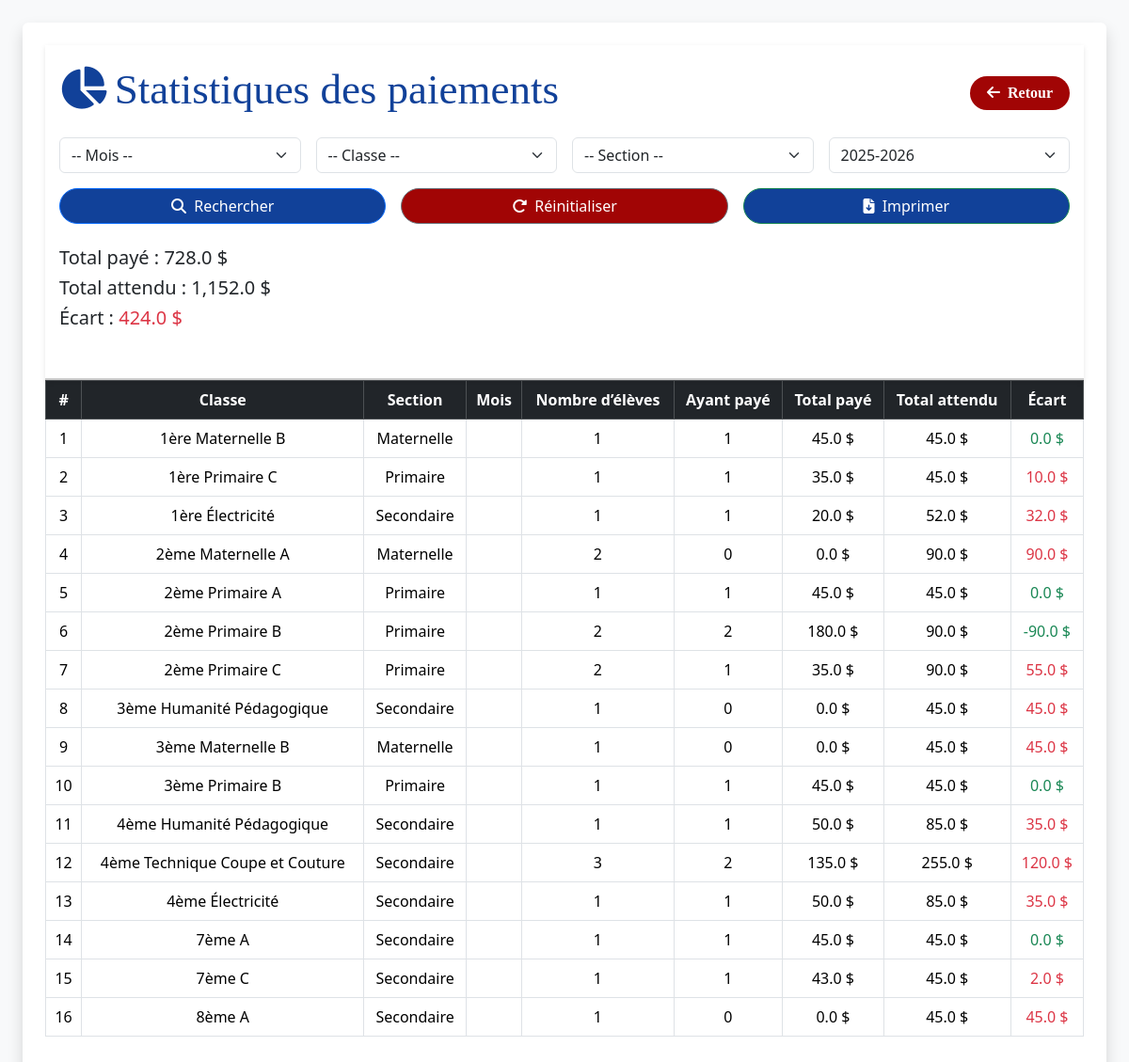
/statistiques_paiements (signed in), run on the app's committed database.
### tables this page shows
CREATE TABLE eleves (id INTEGER PRIMARY KEY AUTOINCREMENT, matricule TEXT, nom TEXT NOT NULL, postnom TEXT NOT NULL, prenom TEXT NOT NULL, genre TEXT NOT NULL, section TEXT NOT NULL, classe TEXT NOT NULL, annee_scolaire TEXT NOT NULL, date_inscription TEXT NOT NULL, lieu_naissance TEXT, date_naissance TEXT, ecole_provenance TEXT, classe_precedente TEXT, responsable TEXT NOT NULL, telephone_responsable TEXT NOT NULL, fonction_responsable TEXT, statut_eleve TEXT, frais_inscription TEXT NOT NULL, ram_papier TEXT, frais_bulletin TEXT, deux_savons TEXT, deux_ph TEXT, fournitures TEXT, adresse TEXT);

### app.py (the view)
@app.route('/statistiques_paiements', methods=['GET'])
@login_required
def statistiques_paiements():
    mois = request.args.get('mois', '')
    classe = request.args.get('classe', '')
    section = request.args.get('section', '')
    annee_scolaire = request.args.get('annee_scolaire', '')
    conn = sqlite3.connect('ecole.db')
    conn.row_factory = sqlite3.Row
    cursor = conn.cursor()
    query = """
        SELECT
            e.classe,
            s.nom AS section,
            ? AS mois,
            COUNT(DISTINCT e.matricule) AS nb_eleves,
            COUNT(DISTINCT p.matricule) AS nb_ayant_paye,
            COALESCE(SUM(p.montant_paye), 0) AS total_paye,
            COALESCE(t.montant * COUNT(DISTINCT e.matricule), 0) AS total_attendu
        FROM eleves e
        JOIN classes c ON e.classe = c.nom
        JOIN sections s ON c.section_id = s.id
        LEFT JOIN paiements p ON e.matricule = p.matricule
            AND (? = '' OR p.mois = ?)
            AND (? = '' OR p.annee_scolaire = ?)
        LEFT JOIN tarifs t ON t.classe_id = c.id AND t.type = 'minerval'
        WHERE (? = '' OR e.classe = ?)
        AND (? = '' OR s.nom = ?)
        GROUP BY e.classe, s.nom, t.montant
        ORDER BY e.classe
    """
    params = [
        mois,
        mois, mois,
        annee_scolaire, annee_scolaire,
        classe, classe,
        section, section
    ]
    statistiques = cursor.execute(query, params).fetchall()
    total_paye_global = sum(float(r["total_paye"]) for r in statistiques)
    total_attendu_global = sum(float(r["total_attendu"]) for r in statistiques)
    ecart_global = total_attendu_global - total_paye_global
    cursor.execute("SELECT DISTINCT classe FROM eleves")
    classes_disponibles = [row["classe"] for row in cursor.fetchall()]
    cursor.execute("""
        SELECT DISTINCT s.nom
        FROM sections s
        JOIN classes c ON c.section_id = s.id
        JOIN eleves e ON e.classe = c.nom
    """)
    sections_disponibles = [row["nom"] for row in cursor.fetchall()]
    conn.close()
    return render_template(
        'statistiques_paiements.html',
        statistiques=statistiques,
        mois=mois,
        classe=classe,
        section=section,
        annee_scolaire=annee_scolaire,
        total_paye_global=total_paye_global,
        total_attendu_global=total_attendu_global,
        ecart_global=ecart_global,
        classes_disponibles=classes_disponibles,
        sections_disponibles=sections_disponibles
    )

### app.py (called while the page is built)
def login_required(f):
    @wraps(f)
    def decorated_function(*args, **kwargs):
        if not session.get('connecte'):
            flash("Vous devez être connecté pour accéder à cette page.", "warning")
            return redirect(url_for('connexion'))
        return f(*args, **kwargs)
    return decorated_function

### templates/statistiques_paiements.html (shortened to what this page needs)
<!DOCTYPE html>
<html lang="fr">
<head>
  <link href="https://cdn.jsdelivr.net/npm/bootstrap@5.3.2/dist/css/bootstrap.min.css" rel="stylesheet">
  <link href="https://cdnjs.cloudflare.com/ajax/libs/font-awesome/6.4.2/css/all.min.css" rel="stylesheet">
</head>
<body class="bg-light p-4">
<div class="container bg-white p-4 rounded shadow" style="max-width:1500px;">
  <div class="sticky-form">
    <div class="d-flex justify-content-between align-items-center mb-3" style="font-weight: bold; font-family: serif;">
      <h2 class="text-primary" style="font-size:45px; color: #114199 !important;">
        <i class="fa-solid fa-chart-pie me-2"></i>Statistiques des paiements
      </h2>
      <a href="{{ url_for('gestion_minerval') }}" class="btn btn-outline-dark rounded-pill">
        <i class="fa-solid fa-arrow-left me-1"></i> Retour
      </a>
    </div>
    <form method="GET" action="{{ url_for('statistiques_paiements') }}" class="row g-3 mb-4">
      <div class="col-md-3">
        <select name="mois" class="form-select">
          <option value="">-- Mois --</option>
        </select>
      </div>
      <div class="col-md-3">
        <select name="classe" class="form-select">
          <option value="">-- Classe --</option>
        </select>
      </div>
      <div class="col-md-3">
        <select name="section" class="form-select">
          <option value="">-- Section --</option>
        </select>
      </div>
      <div class="col-md-3">
        <select name="annee_scolaire" class="form-select">
          <option value="2025-2026" selected>2025-2026</option>
        </select>
      </div>
      <div class="col-md-4">
        <button type="submit" class="btn btn-primary w-100 rounded-pill" style="background-color:#114199;">
          <i class="fa-solid fa-magnifying-glass me-1"></i> Rechercher
        </button>
      </div>
      <div class="col-md-4">
        <a href="{{ url_for('statistiques_paiements') }}" class="btn btn-secondary w-100 rounded-pill" style="background-color:#a10505;">
          <i class="fa-solid fa-rotate-right me-1"></i> Réinitialiser
        </a>
      </div>
      <div class="col-md-4">
        <a href="{{ url_for('imprimer_pdf') }}?url={{
            url_for('telecharger_statistiques_paiements',
                mois=mois,
                classe=classe,
                section=section,
                annee_scolaire=annee_scolaire
            ) | urlencode
        }}"
        class="btn btn-success w-100 rounded-pill" target="_blank" style="background-color:#114199;">
            <i class="fa-solid fa-file-arrow-down me-1"></i> Imprimer
        </a>
      </div>
      <div class="mt-4">
        <h5>Total payé : {{ "{:,.1f}".format(total_paye_global) }} $</h5>
        <h5>Total attendu : {{ "{:,.1f}".format(total_attendu_global) }} $</h5>
        <h5>Écart :
          <span class="{% if ecart_global > 0 %}text-danger{% else %}text-success{% endif %}">
            {{ "{:,.1f}".format(ecart_global) }} $
          </span>
        </h5>
      </div>
    </form>
  </div>
  {% if statistiques %}
    <div class="table-responsive">
      <table class="table table-bordered table-hover align-middle">
        <thead class="table-dark text-center">
          <tr>
            <th>#</th>
            <th>Classe</th>
            <th>Section</th>
            <th>Mois</th>
            <th>Nombre d’élèves</th>
            <th>Ayant payé</th>
            <th>Total payé</th>
            <th>Total attendu</th>
            <th>Écart</th>
          </tr>
        </thead>
        <tbody class="text-center">
          {% for stat in statistiques %}
            <tr>
              <td>{{ loop.index }}</td>
              <td>{{ stat.classe }}</td>
              <td>{{ stat.section }}</td>
              <td>{{ stat.mois }}</td>
              <td>{{ stat.nb_eleves }}</td>
              <td>{{ stat.nb_ayant_paye or 0 }}</td>
              <td>{{ "{:,.1f}".format(stat.total_paye) }} $</td>
              <td>{{ "{:,.1f}".format(stat.total_attendu) }} $</td>
              <td class="{% if stat.total_paye < stat.total_attendu %}text-danger{% else %}text-success{% endif %}">
                {{ "{:,.1f}".format(stat.total_attendu - stat.total_paye) }} $
              </td>
            </tr>
          {% endfor %}
        </tbody>
      </table>
    </div>
  {% else %}
    <p class="text-center text-muted">Aucune donnée à afficher.</p>
  {% endif %}
</div>
</body>
</html>

### templates/statistiques_paiements.html (style rules this page uses)
.btn-outline-dark { background-color: #a10505; color: white; font-weight: bold; border-radius: 5px; padding: 6px 18px; border: none; text-decoration: none; }
.sticky-form { position: sticky; top: 0; background-color: white; z-index: 1000; padding: 20px 15px; border-bottom: 2px solid #ccc; box-shadow: 0 2px 5px rgba(0,0,0,0.1); }

### data on the page
eleves: classe "1ère Maternelle B", section "Maternelle", nb_eleves "1", nb_ayant_paye "1", total_paye "45.0", total_attendu "45.0", total_attendu "0.0"
eleves: classe "1ère Primaire C", section "Primaire", nb_eleves "1", nb_ayant_paye "1", total_paye "35.0", total_attendu "45.0", total_attendu "10.0"
eleves: classe "1ère Électricité", section "Secondaire", nb_eleves "1", nb_ayant_paye "1", total_paye "20.0", total_attendu "52.0", total_attendu "32.0"
eleves: classe "2ème Primaire A", section "Primaire", nb_eleves "1", nb_ayant_paye "1", total_paye "45.0", total_attendu "45.0", total_attendu "0.0"
eleves: classe "3ème Humanité Pédagogique", section "Secondaire", nb_eleves "1", nb_ayant_paye "0", total_paye "0.0", total_attendu "45.0"
eleves: classe "3ème Maternelle B", section "Maternelle", nb_eleves "1", nb_ayant_paye "0", total_paye "0.0", total_attendu "45.0"
eleves: classe "3ème Primaire B", section "Primaire", nb_eleves "1", nb_ayant_paye "1", total_paye "45.0", total_attendu "45.0", total_attendu "0.0"
eleves: classe "4ème Humanité Pédagogique", section "Secondaire", nb_eleves "1", nb_ayant_paye "1", total_paye "50.0", total_attendu "85.0", total_attendu "35.0"
eleves: classe "4ème Électricité", section "Secondaire", nb_eleves "1", nb_ayant_paye "1", total_paye "50.0", total_attendu "85.0", total_attendu "35.0"
eleves: classe "7ème A", section "Secondaire", nb_eleves "1", nb_ayant_paye "1", total_paye "45.0", total_attendu "45.0", total_attendu "0.0"
eleves: classe "7ème C", section "Secondaire", nb_eleves "1", nb_ayant_paye "1", total_paye "43.0", total_attendu "45.0", total_attendu "2.0"
eleves: classe "8ème A", section "Secondaire", nb_eleves "1", nb_ayant_paye "0", total_paye "0.0", total_attendu "45.0"

### other printed values
{{ "{:,.1f}".format(total_paye_global) }} "728.0"
{{ "{:,.1f}".format(total_attendu_global) }} "1,152.0"
{{ "{:,.1f}".format(ecart_global) }} "424.0"
{{ stat.classe }} "2ème Maternelle A" "2ème Primaire B" "2ème Primaire C" "4ème Technique Coupe et Couture"
{{ stat.section }} "Maternelle" "Primaire" "Primaire" "Secondaire"
{{ stat.nb_eleves }} "2" "2" "2" "3"
{{ stat.nb_ayant_paye or 0 }} "0" "2" "1" "2"
{{ "{:,.1f}".format(stat.total_paye) }} "0.0" "180.0" "35.0" "135.0"
{{ "{:,.1f}".format(stat.total_attendu) }} "90.0" "90.0" "90.0" "255.0"
{{ "{:,.1f}".format(stat.total_attendu - stat.total_paye) }} "90.0" "-90.0" "55.0" "120.0"
